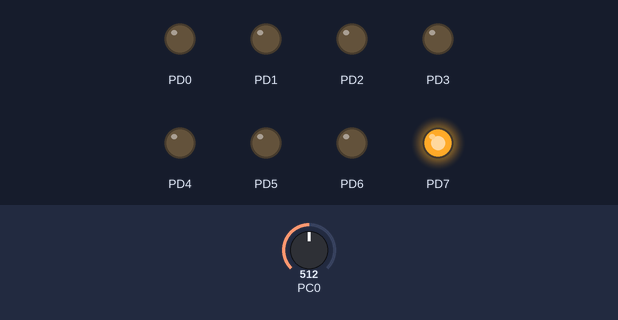
The program below on a simulated ATmega328P, built with avr-gcc and emulated at 16 MHz (the files do not name the chip). Parts: output pins drawn as LEDs (lit = HIGH). The test bench sets the inputs (shaded band); at power-on: PC0 = 512.

Above: at 1.2 s.
1.3 s: PC0 set to 516
At 1.7 s:
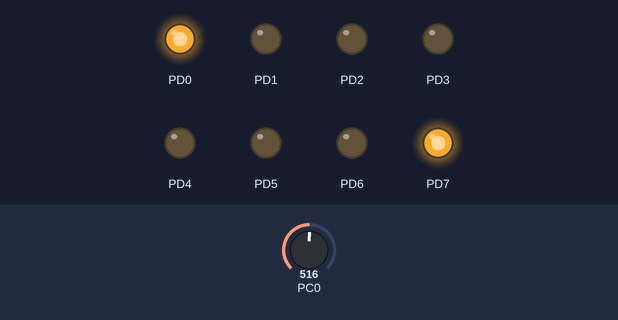
2.9 s: PC0 set to 511
At 4.1 s:
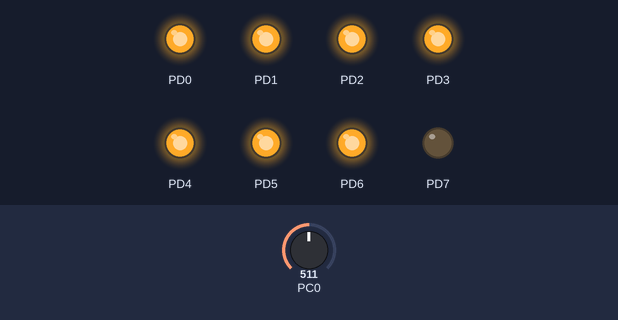
4.5 s: PC0 set to 306
At 5.4 s:
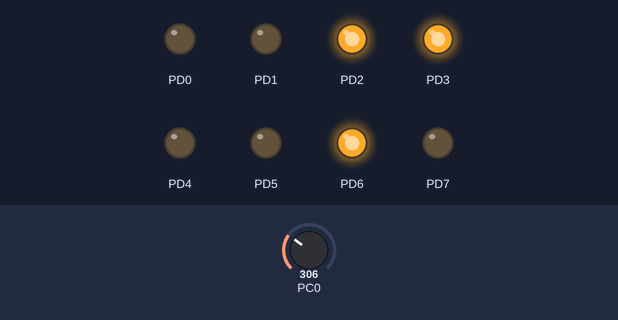
6.1 s: PC0 set to 303
At 6.6 s:
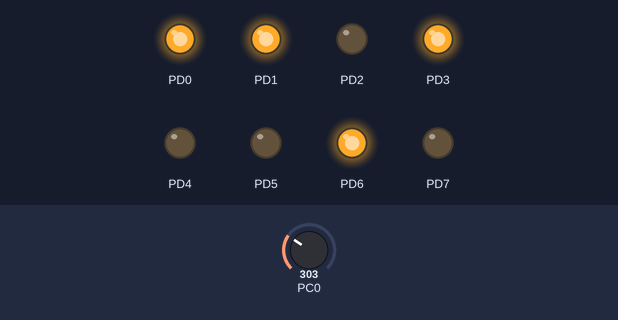
7.7 s: PC0 set to 122
At 9.0 s:
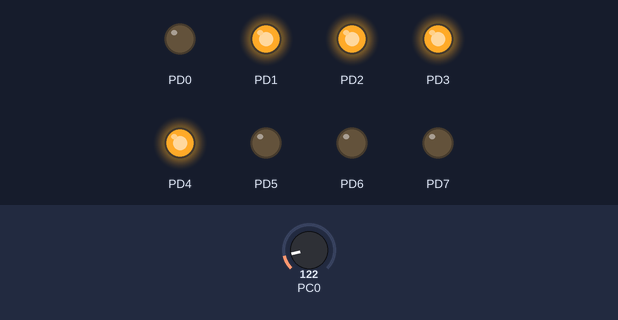
Timing chart, 0 to 10.3 s (numbered marks = the images above; inputs shaded):
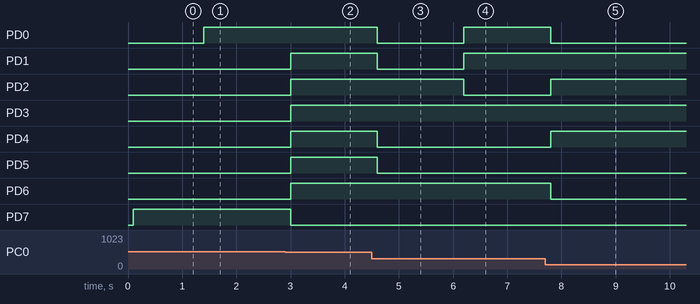

The program:

main.c
```c
//*Este exemplo faz a leitura de um único canal ADC (ADC0) e envia os 8 bits    *//
//mais significativos da conversão pela porta PORTD                             *//

#define F_CPU 16000000UL
#include <avr/io.h>
#include <util/delay.h>

//Definições de macros - empregadas para o trabalho com bits
#define set_bit(Y,bit_x) (Y|=(1<<bit_x)) //ativa o bit x da variável
#define clr_bit(Y,bit_x) (Y&=~(1<<bit_x)) //limpa o bit x da variável
#define tst_bit(Y,bit_x) (Y&(1<<bit_x)) //testa o bit x da variável
#define cpl_bit(Y,bit_x) (Y^=(1<<bit_x)) //troca o estado do bit x


void ADC_Init() {
    set_bit(ADMUX,REFS0);                       // Referência de tensão AVcc
    ADCSRA=0B10001111;                          // Habilita ADC e configura prescaler para 128 (16MHz/128 = 125kHz)
}

uint16_t ADC_Read(uint8_t channel) {
    ADMUX = (ADMUX & 0xF8) | (channel & 0x07); // Seleciona o canal ADC setando nos 4 bits menos significativos do ADMUX
    set_bit(ADCSRA,ADSC);                      // Inicia a conversão
    while (tst_bit(ADCSRA,ADSC)==1);           // Aguarda o fim da conversão
    return ADC;                                // Retorna o valor convertido
}

int main(void) {
    DDRD = 0xFF; // Configura PORTD como saída (para simular um display ou LED)
    ADC_Init();

    while (1) {
        uint16_t adc_value = ADC_Read(0); // Lê o valor do ADC0
        PORTD = adc_value >> 2; // Ajusta o valor de 10 bits para 8 bits e envia para PORTD
        _delay_ms(100); // Delay simples
    }
}
```

Measured:
- the behaviour switches between 515 and 516 on PC0 (found by bisection; images 0 and 1)
- the behaviour switches between 304 and 303 on PC0 (found by bisection; images 3 and 4)
- after the input at 1.3 s, PD0: LOW → HIGH after 0.10 s
- after the input at 2.9 s, PD1–6: LOW → HIGH after 0.10 s; PD7: HIGH → LOW after 0.10 s
- after the input at 4.5 s, PD0, PD1, PD4, PD5: HIGH → LOW after 0.10 s
- after the input at 6.1 s, PD0, PD1: LOW → HIGH after 0.10 s; PD2: HIGH → LOW after 0.10 s
- after the input at 7.7 s, PD0, PD6: HIGH → LOW after 0.10 s; PD2, PD4: LOW → HIGH after 0.10 s
